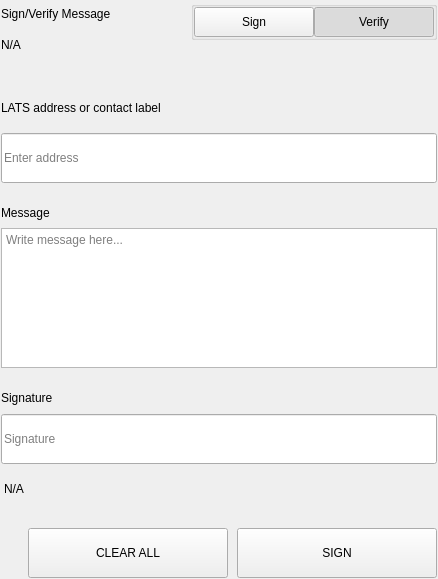
<?xml version="1.0" encoding="UTF-8"?>
<ui version="4.0">
 <class>SettingsSignMessageWidgets</class>
 <widget class="QWidget" name="SettingsSignMessageWidgets">
  <property name="geometry">
   <rect>
    <x>0</x>
    <y>0</y>
    <width>438</width>
    <height>579</height>
   </rect>
  </property>
  <property name="windowTitle">
   <string notr="true">N/A</string>
  </property>
  <layout class="QVBoxLayout" name="verticalLayout">
   <property name="spacing">
    <number>0</number>
   </property>
   <property name="leftMargin">
    <number>0</number>
   </property>
   <property name="topMargin">
    <number>0</number>
   </property>
   <property name="rightMargin">
    <number>0</number>
   </property>
   <property name="bottomMargin">
    <number>0</number>
   </property>
   <item>
    <widget class="QWidget" name="left" native="true">
     <layout class="QVBoxLayout" name="verticalLayout_3">
      <property name="leftMargin">
       <number>0</number>
      </property>
      <property name="topMargin">
       <number>0</number>
      </property>
      <property name="rightMargin">
       <number>0</number>
      </property>
      <property name="bottomMargin">
       <number>0</number>
      </property>
      <item>
       <widget class="QWidget" name="container_sign" native="true">
        <layout class="QVBoxLayout" name="verticalLayout_2">
         <property name="spacing">
          <number>0</number>
         </property>
         <property name="leftMargin">
          <number>1</number>
         </property>
         <property name="topMargin">
          <number>1</number>
         </property>
         <property name="rightMargin">
          <number>1</number>
         </property>
         <property name="bottomMargin">
          <number>1</number>
         </property>
         <item>
          <layout class="QHBoxLayout" name="horizontalLayout_3" stretch="3,1">
           <property name="spacing">
            <number>40</number>
           </property>
           <item>
            <layout class="QVBoxLayout" name="verticalLayoutTitle">
             <property name="spacing">
              <number>5</number>
             </property>
             <item>
              <widget class="QLabel" name="labelTitle">
               <property name="text">
                <string>Sign/Verify Message</string>
               </property>
              </widget>
             </item>
             <item>
              <widget class="QLabel" name="labelSubtitle1">
               <property name="text">
                <string notr="true">N/A</string>
               </property>
               <property name="wordWrap">
                <bool>true</bool>
               </property>
              </widget>
             </item>
            </layout>
           </item>
           <item alignment="Qt::AlignRight|Qt::AlignTop">
            <widget class="QWidget" name="containerSwitch" native="true">
             <property name="styleSheet">
              <string notr="true">#containerSwitch{
	padding-top:9px;
}</string>
             </property>
             <layout class="QVBoxLayout" name="verticalLayout_6">
              <property name="spacing">
               <number>4</number>
              </property>
              <property name="leftMargin">
               <number>0</number>
              </property>
              <property name="topMargin">
               <number>0</number>
              </property>
              <property name="rightMargin">
               <number>0</number>
              </property>
              <property name="bottomMargin">
               <number>0</number>
              </property>
              <item alignment="Qt::AlignRight">
               <widget class="QGroupBox" name="groupBox">
                <property name="sizePolicy">
                 <sizepolicy hsizetype="Fixed" vsizetype="Preferred">
                  <horstretch>0</horstretch>
                  <verstretch>0</verstretch>
                 </sizepolicy>
                </property>
                <property name="title">
                 <string/>
                </property>
                <property name="alignment">
                 <set>Qt::AlignRight|Qt::AlignTop|Qt::AlignTrailing</set>
                </property>
                <layout class="QHBoxLayout" name="horizontalLayout_4">
                 <property name="spacing">
                  <number>0</number>
                 </property>
                 <property name="leftMargin">
                  <number>0</number>
                 </property>
                 <property name="topMargin">
                  <number>0</number>
                 </property>
                 <property name="rightMargin">
                  <number>0</number>
                 </property>
                 <property name="bottomMargin">
                  <number>0</number>
                 </property>
                 <item>
                  <widget class="QPushButton" name="pushSign">
                   <property name="minimumSize">
                    <size>
                     <width>120</width>
                     <height>30</height>
                    </size>
                   </property>
                   <property name="maximumSize">
                    <size>
                     <width>120</width>
                     <height>30</height>
                    </size>
                   </property>
                   <property name="focusPolicy">
                    <enum>Qt::NoFocus</enum>
                   </property>
                   <property name="text">
                    <string>Sign</string>
                   </property>
                   <property name="checkable">
                    <bool>true</bool>
                   </property>
                   <property name="autoExclusive">
                    <bool>true</bool>
                   </property>
                  </widget>
                 </item>
                 <item>
                  <widget class="QPushButton" name="pushVerify">
                   <property name="minimumSize">
                    <size>
                     <width>120</width>
                     <height>30</height>
                    </size>
                   </property>
                   <property name="maximumSize">
                    <size>
                     <width>120</width>
                     <height>30</height>
                    </size>
                   </property>
                   <property name="focusPolicy">
                    <enum>Qt::NoFocus</enum>
                   </property>
                   <property name="text">
                    <string>Verify</string>
                   </property>
                   <property name="checkable">
                    <bool>true</bool>
                   </property>
                   <property name="checked">
                    <bool>true</bool>
                   </property>
                   <property name="autoExclusive">
                    <bool>true</bool>
                   </property>
                  </widget>
                 </item>
                </layout>
               </widget>
              </item>
              <item alignment="Qt::AlignHCenter|Qt::AlignTop">
               <widget class="QLabel" name="labelSubtitleSwitch">
                <property name="text">
                 <string/>
                </property>
                <property name="alignment">
                 <set>Qt::AlignRight|Qt::AlignTrailing|Qt::AlignVCenter</set>
                </property>
               </widget>
              </item>
             </layout>
            </widget>
           </item>
          </layout>
         </item>
         <item>
          <spacer name="verticalSpacer_2">
           <property name="orientation">
            <enum>Qt::Vertical</enum>
           </property>
           <property name="sizeType">
            <enum>QSizePolicy::Fixed</enum>
           </property>
           <property name="sizeHint" stdset="0">
            <size>
             <width>20</width>
             <height>40</height>
            </size>
           </property>
          </spacer>
         </item>
         <item>
          <widget class="QWidget" name="containerAddress" native="true">
           <property name="sizePolicy">
            <sizepolicy hsizetype="Preferred" vsizetype="Fixed">
             <horstretch>0</horstretch>
             <verstretch>0</verstretch>
            </sizepolicy>
           </property>
           <layout class="QVBoxLayout" name="verticalLayout_5" stretch="0,0">
            <property name="spacing">
             <number>15</number>
            </property>
            <property name="leftMargin">
             <number>0</number>
            </property>
            <property name="topMargin">
             <number>0</number>
            </property>
            <property name="rightMargin">
             <number>0</number>
            </property>
            <property name="bottomMargin">
             <number>0</number>
            </property>
            <item>
             <widget class="QLabel" name="labelSubtitleAddress">
              <property name="minimumSize">
               <size>
                <width>0</width>
                <height>20</height>
               </size>
              </property>
              <property name="maximumSize">
               <size>
                <width>16777215</width>
                <height>20</height>
               </size>
              </property>
              <property name="text">
               <string>LATS address or contact label</string>
              </property>
             </widget>
            </item>
            <item>
             <widget class="QLineEdit" name="addressIn_SM">
              <property name="minimumSize">
               <size>
                <width>0</width>
                <height>50</height>
               </size>
              </property>
              <property name="maximumSize">
               <size>
                <width>16777215</width>
                <height>50</height>
               </size>
              </property>
              <property name="placeholderText">
               <string>Enter address</string>
              </property>
             </widget>
            </item>
           </layout>
          </widget>
         </item>
         <item>
          <spacer name="verticalSpacer_3">
           <property name="orientation">
            <enum>Qt::Vertical</enum>
           </property>
           <property name="sizeType">
            <enum>QSizePolicy::Fixed</enum>
           </property>
           <property name="sizeHint" stdset="0">
            <size>
             <width>20</width>
             <height>20</height>
            </size>
           </property>
          </spacer>
         </item>
         <item>
          <layout class="QVBoxLayout" name="verticalLayout_9">
           <property name="spacing">
            <number>5</number>
           </property>
           <item>
            <widget class="QLabel" name="labelSubtitleMessage">
             <property name="minimumSize">
              <size>
               <width>0</width>
               <height>20</height>
              </size>
             </property>
             <property name="maximumSize">
              <size>
               <width>16777215</width>
               <height>20</height>
              </size>
             </property>
             <property name="text">
              <string>Message</string>
             </property>
            </widget>
           </item>
           <item>
            <widget class="QPlainTextEdit" name="messageIn_SM">
             <property name="minimumSize">
              <size>
               <width>0</width>
               <height>140</height>
              </size>
             </property>
             <property name="maximumSize">
              <size>
               <width>16777215</width>
               <height>140</height>
              </size>
             </property>
             <property name="placeholderText">
              <string>Write message here...</string>
             </property>
            </widget>
           </item>
          </layout>
         </item>
         <item>
          <spacer name="verticalSpacer_4">
           <property name="orientation">
            <enum>Qt::Vertical</enum>
           </property>
           <property name="sizeType">
            <enum>QSizePolicy::Fixed</enum>
           </property>
           <property name="sizeHint" stdset="0">
            <size>
             <width>20</width>
             <height>20</height>
            </size>
           </property>
          </spacer>
         </item>
         <item>
          <widget class="QWidget" name="widget" native="true">
           <property name="minimumSize">
            <size>
             <width>0</width>
             <height>75</height>
            </size>
           </property>
           <property name="maximumSize">
            <size>
             <width>16777215</width>
             <height>16777215</height>
            </size>
           </property>
           <layout class="QVBoxLayout" name="verticalLayout_4">
            <property name="leftMargin">
             <number>0</number>
            </property>
            <property name="topMargin">
             <number>0</number>
            </property>
            <property name="rightMargin">
             <number>0</number>
            </property>
            <property name="bottomMargin">
             <number>0</number>
            </property>
            <item>
             <widget class="QLabel" name="labelSubtitleSignature">
              <property name="minimumSize">
               <size>
                <width>0</width>
                <height>20</height>
               </size>
              </property>
              <property name="maximumSize">
               <size>
                <width>16777215</width>
                <height>20</height>
               </size>
              </property>
              <property name="text">
               <string>Signature</string>
              </property>
             </widget>
            </item>
            <item>
             <widget class="QLineEdit" name="signatureOut_SM">
              <property name="minimumSize">
               <size>
                <width>0</width>
                <height>50</height>
               </size>
              </property>
              <property name="placeholderText">
               <string>Signature</string>
              </property>
             </widget>
            </item>
           </layout>
          </widget>
         </item>
         <item>
          <widget class="QLabel" name="statusLabel_SM">
           <property name="styleSheet">
            <string notr="true">padding-top:5px;</string>
           </property>
           <property name="text">
            <string notr="true">N/A</string>
           </property>
          </widget>
         </item>
         <item>
          <spacer name="verticalSpacer">
           <property name="orientation">
            <enum>Qt::Vertical</enum>
           </property>
           <property name="sizeType">
            <enum>QSizePolicy::Fixed</enum>
           </property>
           <property name="sizeHint" stdset="0">
            <size>
             <width>20</width>
             <height>20</height>
            </size>
           </property>
          </spacer>
         </item>
         <item>
          <layout class="QHBoxLayout" name="horizontalLayout_7">
           <property name="spacing">
            <number>9</number>
           </property>
           <item>
            <spacer name="horizontalSpacer_5">
             <property name="orientation">
              <enum>Qt::Horizontal</enum>
             </property>
             <property name="sizeType">
              <enum>QSizePolicy::Expanding</enum>
             </property>
             <property name="sizeHint" stdset="0">
              <size>
               <width>40</width>
               <height>20</height>
              </size>
             </property>
            </spacer>
           </item>
           <item>
            <widget class="QPushButton" name="pushButtonClear">
             <property name="minimumSize">
              <size>
               <width>200</width>
               <height>50</height>
              </size>
             </property>
             <property name="focusPolicy">
              <enum>Qt::NoFocus</enum>
             </property>
             <property name="text">
              <string>CLEAR ALL</string>
             </property>
            </widget>
           </item>
           <item>
            <widget class="QPushButton" name="pushButtonSave">
             <property name="minimumSize">
              <size>
               <width>200</width>
               <height>50</height>
              </size>
             </property>
             <property name="maximumSize">
              <size>
               <width>200</width>
               <height>50</height>
              </size>
             </property>
             <property name="focusPolicy">
              <enum>Qt::NoFocus</enum>
             </property>
             <property name="text">
              <string>SIGN</string>
             </property>
            </widget>
           </item>
          </layout>
         </item>
        </layout>
       </widget>
      </item>
     </layout>
    </widget>
   </item>
  </layout>
 </widget>
 <resources/>
 <connections/>
</ui>
